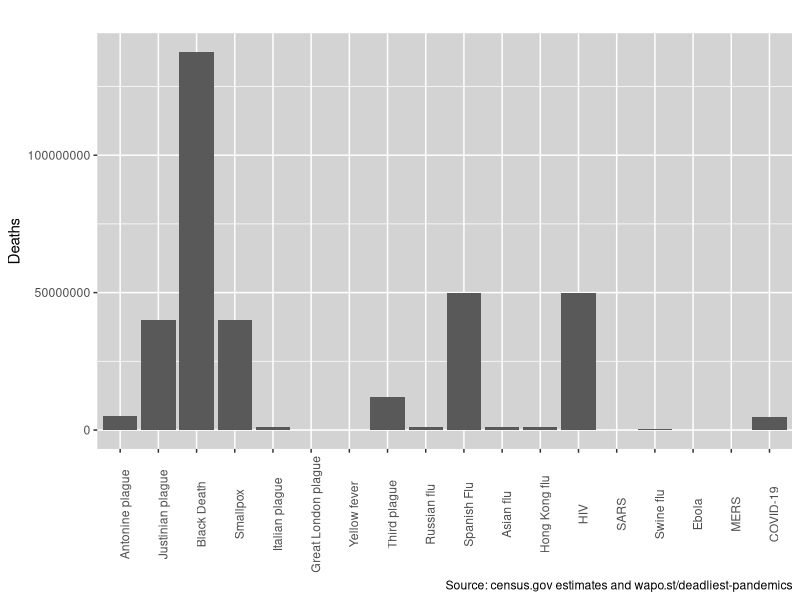

The R script that drew this image:
## ---- chunk 1
options(scipen = 999)

library(tidyverse)
library(ggrepel)
library("ggthemes")
library(lubridate)
library(data.table)
## ---- chunk 2
panda_mics <- read_csv("pandas.csv") %>% 
  filter(!is.na(name)) %>% 
  mutate(as_of = mdy(as_of),
         deaths_pm = as.integer(signif(deaths / pop * 1000000, 3)),
         as_of = if_else(yr < 1000, ymd(20001231) - years(2000 - yr), mdy(as_of))) %>% 
  arrange(yr)
## ---- chunk 3
panda_mics %>% 
  arrange(deaths) %>%
  ggplot(mapping = aes(y = deaths, x = reorder(name, yr))) +
  # geom_abline(intercept = 0, slope = 6, color = "black", linetype = "dashed") +
  # theme_dark() +
  # geom_smooth(method = "lm") +
  # geom_label_repel(box.padding = 0.15,
  #                  label.padding = 0.1,
  #                  label.size = .1,
  #                  segment.color = "dodgerblue",
  #                  segment.size = 1.5,
  #                  arrow = arrow(angle = 30, length = unit(0.15, "inches"),
  #                                ends = "last", type = "open"),
  #     mapping = aes(label = paste(name, yr, sep = ", "))
      # , ylim = c(-5, 60), xlim = c(-1, 10)
      # ) +
  # xlim(-1, 10) +
  # ylim(-5, 60) +
geom_col() +
  # geom_label_repel(mapping = aes(label = name)) +
  labs(x = "World population in billions", y = "Deaths", caption = "Source: census.gov estimates and wapo.st/deadliest-pandemics", title = "") +
  theme(panel.background = element_rect(fill = "lightgray"),
        legend.position = "none",
        axis.title.x = element_blank(),
        axis.text.x = element_text(angle = 90, hjust = NULL))
